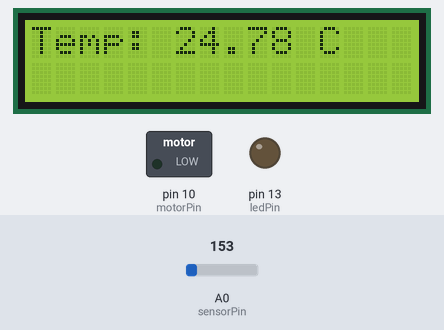
A sketch run on a simulated Arduino Uno, built with avr-gcc and run on an emulated ATmega328P. Shown: 16×2 character LCD, switched loads named in the sketch (green lamp = pin HIGH), output pins drawn as LEDs (lit = HIGH). Dashed ring = blinking. The inputs (shaded band) are chosen by the test bench; at power-on: A0 (sensorPin) = 153.

Above: at 3.2 s.
3.3 s: A0 (sensorPin) set to 129
At 5.0 s:
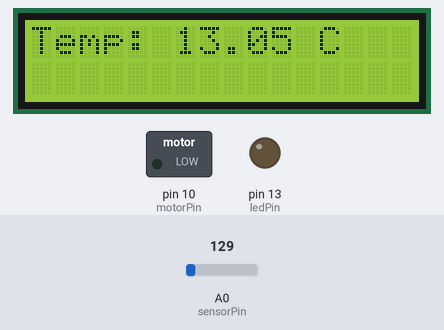
5.5 s: A0 (sensorPin) set to 112
At 6.4 s:
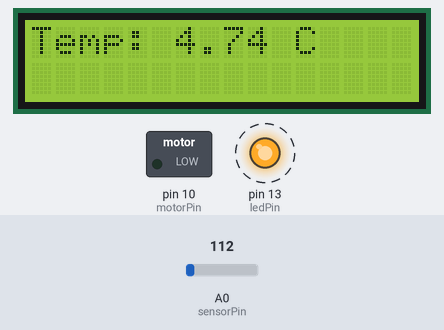
9.5 s: A0 (sensorPin) set to 165
At 11.3 s:
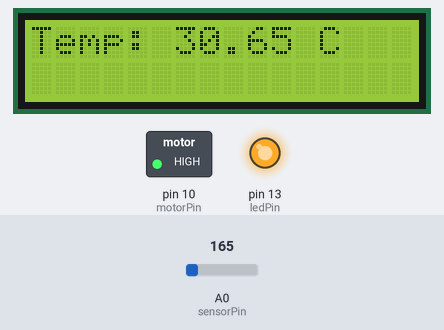
Timing chart, 0 to 12.8 s (numbered marks = the images above; inputs shaded):
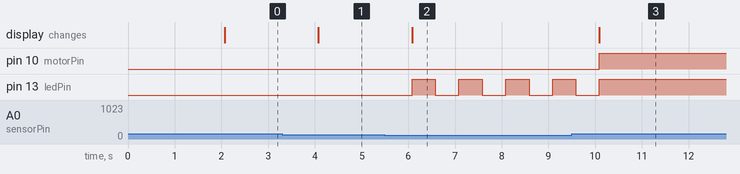

Measured:
- the behaviour switches between 123 and 122 on A0 (sensorPin) (found by bisection; images 1 and 2)
- after the input at 3.3 s, the display: changes after 0.78 s (image 1)
- after the input at 5.5 s, pin 13 (ledPin): alternates HIGH for 0.50 s and LOW for 0.50 s, starting after 0.58 s; the display: changes after 0.58 s (image 2)
- after the input at 9.5 s, pin 10 (motorPin): LOW → HIGH after 0.59 s; pin 13 (ledPin): goes on until 10.1 s, then stays HIGH; the display: changes after 0.59 s (image 3)

The sketch:

temp_lcd.ino
```cpp
#include <LiquidCrystal.h>

// LCD wiring: RS=12, E=11, D4=5, D5=4, D6=3, D7=2
LiquidCrystal lcd_1(12, 11, 5, 4, 3, 2);

// Pins
const int sensorPin = A0;   // TMP36 analog output
const int ledPin    = 13;   // Red LED
const int motorPin  = 10;   // DC motor via transistor

void setup() {
  lcd_1.begin(16, 2);
  pinMode(ledPin, OUTPUT);
  pinMode(motorPin, OUTPUT);

  lcd_1.setCursor(0, 0);
  lcd_1.print("Monitoreando...");
  delay(2000);
  lcd_1.clear();
}

void loop() {
  // Read TMP36 and convert to Celsius
  int   sensorValue  = analogRead(sensorPin);         // 0..1023
  float voltage      = sensorValue * (5.0 / 1023.0);  // 0..5V
  float temperatureC = (voltage - 0.5) * 100.0;       // °C

  // LCD: show temperature
  lcd_1.setCursor(0, 0);
  lcd_1.print("Temp: ");
  lcd_1.print(temperatureC);
  lcd_1.print(" C   ");

  // Control logic
  if (temperatureC <= 10) {
    digitalWrite(motorPin, LOW);
    digitalWrite(ledPin, HIGH); delay(500);
    digitalWrite(ledPin, LOW);  delay(500);
  }
  else if (temperatureC >= 11 && temperatureC < 25) {
    digitalWrite(ledPin, LOW);
    digitalWrite(motorPin, LOW);
    delay(1000);
  }
  else if (temperatureC >= 26) {
    digitalWrite(ledPin, HIGH);
    digitalWrite(motorPin, HIGH);
    delay(1000);
  }
}
```
